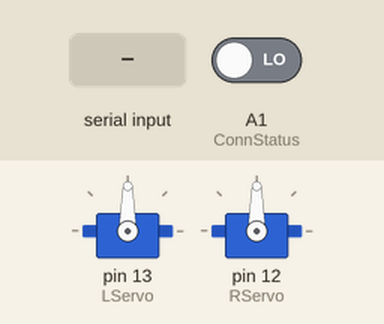
Simulated run of this sketch. Board: Arduino Uno, built with avr-gcc and run on an emulated ATmega328P. Parts: 2 × servo. Wiring (inferred from the names in the program): 2 × IR receiver: data A0 / data A2. The inputs (shaded band) are chosen by the test bench; at power-on: A1 (ConnStatus) LOW. What the sketch prints to the serial monitor is not drawn.

Above: at 6.2 s.
6.3 s: "w" received over the second serial link
At 6.7 s:
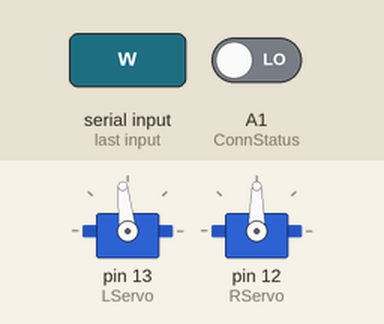
9.3 s: "d" received over the second serial link
At 10.2 s:
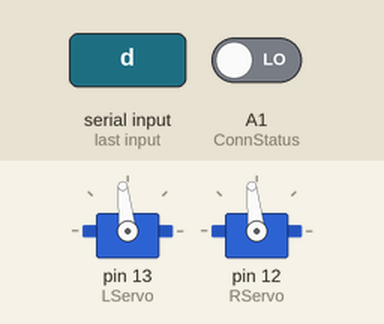
10.8 s: "q" received over the second serial link
At 11.4 s:
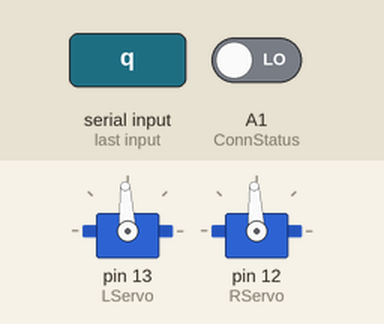
Timing chart, 0 to 13.8 s (numbered marks = the images above; inputs shaded):
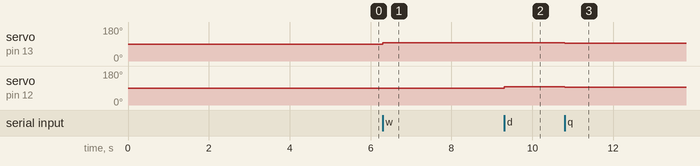

The sketch:

slave.ino
```cpp
#include <SoftwareSerial.h>   //Software Serial Port
#include <Servo.h>

#define RxD 7
#define TxD 6
#define ConnStatus A1

#define DEBUG_ENABLED  1

// ##################################################################################
// ### EDIT THE LINES BELOW TO MATCH YOUR SHIELD NUMBER AND CONNECTION PIN OPTION ###
// ##################################################################################

int shieldPairNumber = 12;

// CAUTION: If ConnStatusSupported = true you MUST NOT use pin A1 otherwise "random" reboots will occur
// CAUTION: If ConnStatusSupported = true you MUST set the PIO[1] switch to A1 (not NC)

boolean ConnStatusSupported = true;   // Set to "true" when digital connection status is available on Arduino pin

// ######################### ##############################

// The following two string variable are used to simplify adaptation of code to different shield pairs

String slaveNameCmd = "\r\n+STNA=Slave";   // This is concatenated with shieldPairNumber later

SoftwareSerial blueToothSerial(RxD,TxD);

// declare servos and pins
Servo servoLeft;
Servo servoRight;

int LServo = 13;
int RServo = 12;

int LReceiver = A0;
int RReceiver = A2 ;
int MReceiver = A1;

void setup()
{
    Serial.begin(9600);
    blueToothSerial.begin(38400);                    // Set Bluetooth module to default baud rate 38400

    pinMode(RxD, INPUT);
    pinMode(TxD, OUTPUT);
    pinMode(ConnStatus, INPUT);
    // sensors
    pinMode(LReceiver, INPUT);
    pinMode(RReceiver, INPUT);
    pinMode(MReceiver, INPUT);

    // servos
    servoLeft.attach(LServo);
    servoRight.attach(RServo);

    //  Check whether Master and Slave are already connected by polling the ConnStatus pin (A1 on SeeedStudio v1 shield)
    //  This prevents running the full connection setup routine if not necessary.

    if(ConnStatusSupported) Serial.println("Checking Slave-Master connection status.");

    if(ConnStatusSupported && digitalRead(ConnStatus)==1)
    {
        Serial.println("Already connected to Master - remove USB cable if reboot of Master Bluetooth required.");
    }
    else
    {
        Serial.println("Not connected to Master.");

        setupBlueToothConnection();   // Set up the local (slave) Bluetooth module

        delay(1000);                  // Wait one second and flush the serial buffers
        Serial.flush();
        blueToothSerial.flush();
    }
}


void loop()
{
    char recvChar;
    int left = digitalRead(LReceiver);
    int middle = digitalRead(MReceiver);
    int right = digitalRead(RReceiver);

    while(1)
    {
        if(blueToothSerial.available())   // Check if there's any data sent from the remote Bluetooth shield
        {
            recvChar = blueToothSerial.read();
            Serial.print(recvChar);
            // manual mode
            if (recvChar == 'w'){
              forward(100);
            }
            if (recvChar == 's'){
              backward(100);
            }
            if (recvChar == 'a'){
              turnLeft(100);
            }
            if (recvChar == 'd'){
              turnRight(100);
            }
            if (recvChar == 'q'){
              stop_car();
            }
            // switch to auto mode
            if (recvChar == 'r'){
                // forward
                if (left == 0 && right == 0) {
                    forward(0);
                }
                // lean right
                if (left == 1 && right == 0) {
                    leanRight(10);
                }
                // lean left
                if (left == 0 && right == 1) {
                    leanLeft(10);
                }
                // stop
                if (left == 1 && right == 1) {
                    stop_car();
                }
            }
        }

        if(Serial.available())            // Check if there's any data sent from the local serial terminal. You can add the other applications here.
        {
            recvChar  = Serial.read();
            Serial.print(recvChar);
            blueToothSerial.print(recvChar);
        }
    }
}


void setupBlueToothConnection()
{
    Serial.println("Setting up the local (slave) Bluetooth module.");

    slaveNameCmd += shieldPairNumber;
    slaveNameCmd += "\r\n";

    blueToothSerial.print("\r\n+STWMOD=0\r\n");      // Set the Bluetooth to work in slave mode
    blueToothSerial.print(slaveNameCmd);             // Set the Bluetooth name using slaveNameCmd
    blueToothSerial.print("\r\n+STAUTO=0\r\n");      // Auto-connection should be forbidden here
    blueToothSerial.print("\r\n+STOAUT=1\r\n");      // Permit paired device to connect me

    //  print() sets up a transmit/outgoing buffer for the string which is then transmitted via interrupts one character at a time.
    //  This allows the program to keep running, with the transmitting happening in the background.
    //  Serial.flush() does not empty this buffer, instead it pauses the program until all Serial.print()ing is done.
    //  This is useful if there is critical timing mixed in with Serial.print()s.
    //  To clear an "incoming" serial buffer, use while(Serial.available()){Serial.read();}

    blueToothSerial.flush();
    delay(2000);                                     // This delay is required

    blueToothSerial.print("\r\n+INQ=1\r\n");         // Make the slave Bluetooth inquirable

    blueToothSerial.flush();
    delay(2000);                                     // This delay is required

    Serial.println("The slave bluetooth is inquirable!");
}

// functions
void forward(int t)
{
    servoLeft.writeMicroseconds(1530);
    servoRight.writeMicroseconds(1470);
    delay(t);
}

void backward(int t)
{
    servoLeft.writeMicroseconds(1470);
    servoRight.writeMicroseconds(1530);
    delay(t);
}

void leanRight(int t)
{
    servoLeft.writeMicroseconds(1530);
    servoRight.writeMicroseconds(1500);
    delay(t);
}

void leanLeft(int t)
{
    servoLeft.writeMicroseconds(1500);
    servoRight.writeMicroseconds(1470);
    delay(t);
}

void turnRight(int t)
{
    servoLeft.writeMicroseconds(1530);
    servoRight.writeMicroseconds(1530);
    delay(t);
}

void turnLeft(int t)
{
    servoLeft.writeMicroseconds(1470);
    servoRight.writeMicroseconds(1470);
    delay(t);
}

void stop_car()
{
    servoLeft.writeMicroseconds(1500);
    servoRight.writeMicroseconds(1500);
}
```

Measured:
- after the input at 6.3 s, servo on pin 13 (LServo): 90° → 96° at once
- after the input at 9.3 s, servo on pin 12 (RServo): 90° → 96° at once
- after the input at 10.8 s, servo on pin 13 (LServo), servo on pin 12 (RServo): 96° → 93° at once
